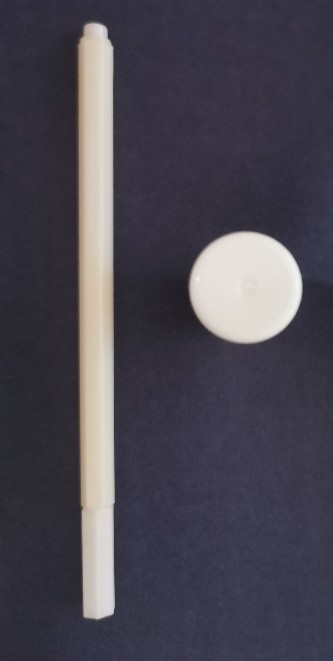
//> input picture 02class/line/painting.jpg, 333 x 661 px
$ ./line   (built with g++ and OpenCV 4)
//> lines starting //> are read from the running program, lines starting //| are printed output that depends on the picture; after the words box and inside, x2 and y2 are one past the last pixel; in counts of white or black regions, pixels touching at a corner belong together
#include "opencv2/highgui/highgui.hpp"
#include "opencv2/imgproc/imgproc.hpp"
#include <iostream>

using namespace cv;
using namespace std;
//3170406037 TORRE 电信172
int main(int argc, char** argv)
{
    Mat src = imread("painting.jpg", 0);
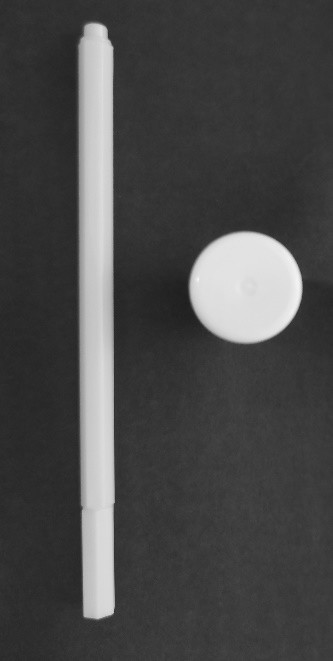
//> src: 661 rows x 333 cols, CV_8UC1; min 28, max 249, mean 72.7
        if (!src.data) {
            cout << "Please input image path" << endl;
            return 0;
        }

    Mat dst, cdst;
    Canny(src, dst, 50, 200, 3);
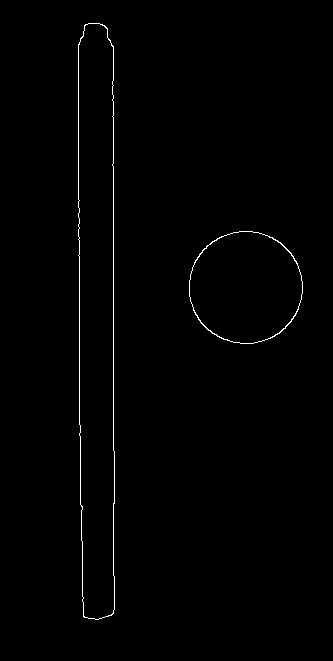
//> dst: 661 rows x 333 cols, CV_8UC1; 0.75% white in thin lines or dots, all inside (x1, y1, x2, y2) = (78, 23, 303, 620)
    cvtColor(dst, cdst, CV_GRAY2BGR);//灰度化
//first = 0
#if 0
    vector<Vec2f> lines;
    HoughLines(dst, lines, 1, CV_PI/180, 100, 0, 0 );

    for( size_t i = 0; i < lines.size(); i++ )//将求得的线条画出来
    {
        float rho = lines[i][0], theta = lines[i][1];
        Point pt1, pt2;
        double a = cos(theta), b = sin(theta);
        double x0 = a*rho, y0 = b*rho;
        pt1.x = cvRound(x0 + 1000*(-b));
        pt1.y = cvRound(y0 + 1000*(a));
        pt2.x = cvRound(x0 - 1000*(-b));
        pt2.y = cvRound(y0 - 1000*(a));
        line( cdst, pt1, pt2, Scalar(0,0,255), 3, CV_AA);
    }
//second = 1
#else
    vector<Vec4i> lines;
    HoughLinesP(dst, lines, 1, CV_PI/180, 50, 50, 10 );
//> lines = 5 lines (x1, y1, x2, y2): [113, 450, 113, 46], [79, 435, 79, 200], [78, 239, 78, 44], [113, 565, 114, 452], [81, 505, 83, 616]
    for( size_t i = 0; i < lines.size(); i++ )
    {
        Vec4i l = lines[i];
        line( cdst, Point(l[0], l[1]), Point(l[2], l[3]), Scalar(0,255,127), 3, CV_AA);
    }
//> this loop made 5 passes
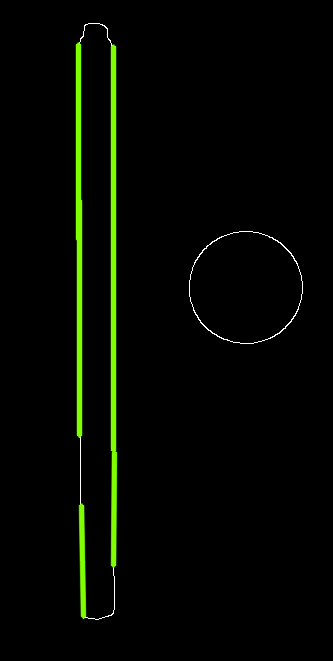
//> cdst: 661 rows x 333 cols, CV_8UC3; mean B, G, R 0.7, 7.2, 4
#endif

    imshow("source", src);
    imshow("detected lines", cdst);
    imwrite("end.jpg",cdst);

    waitKey();
    return 0;
}
